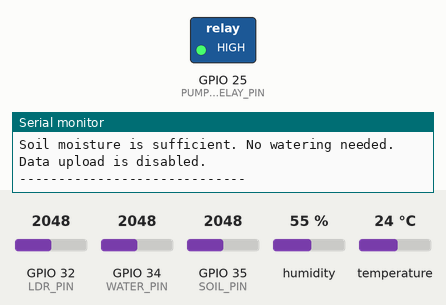
This program was run on a simulated ESP32. On the bench: switched loads named in the program (green lamp = pin HIGH), the last lines printed to the serial monitor. The inputs (shaded band) are chosen by the test bench; at power-on: GPIO 35 (SOIL_PIN) = 2048, humidity 55 %, GPIO 32 (LDR_PIN) = 2048, GPIO 34 (WATER_PIN) = 2048, temperature 24 °C. WiFi joins after 1.5 s; servers stay silent unless stated.

Above: at 3.5 s.
3.6 s: GPIO 35 (SOIL_PIN) set to 1273
9.2 s: GPIO 35 (SOIL_PIN) set to 1172
At 12.8 s:
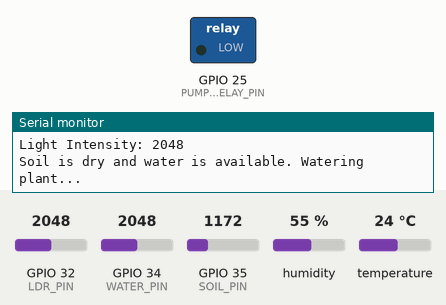
18.9 s: humidity set to 41 %
24.5 s: humidity set to 37 %
Timing chart, 0 to 34.0 s (numbered marks = the images above; inputs shaded):
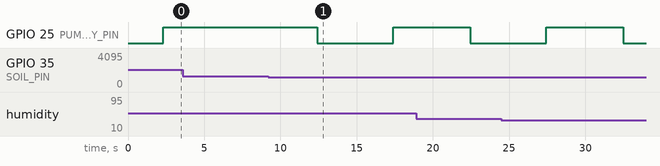

The program:

main.cpp
```cpp
#include <DHT.h>
#include <Adafruit_Sensor.h>
#include <WiFi.h>
#include <HTTPClient.h>

// Blynk
#define BLYNK_TEMPLATE_ID "TMPL6VZj-PXBq"
#define BLYNK_TEMPLATE_NAME "Plant Watering System"
#define BLYNK_AUTH_TOKEN "NbERJsrZtO8F_L2Ajs_dRpZF-pkbCUiC"

#include <BlynkSimpleEsp32.h>

// Pin Definitions
#define DHTPIN 33              // DHT11 pin
#define DHTTYPE DHT11          // DHT11 sensor type
#define SOIL_PIN 35            // Soil moisture analog pin
#define WATER_PIN 34           // Water sensor analog pin
#define LDR_PIN 32             // LDR module analog pin
#define PUMP_RELAY_PIN 25      // Water pump relay pin

// Threshold Values
#define WATER_LEVEL_THRESHOLD 50
#define SOIL_THRESHOLD 30 // Percent
#define LOW_LIGHT_THRESHOLD 1000
#define HIGH_TEMP_THRESHOLD 35
#define LOW_TEMP_THRESHOLD 10
#define LOW_HUMIDITY_THRESHOLD 40
#define HIGH_HUMIDITY_THRESHOLD 70

// Blynk
char auth[] = "NbERJsrZtO8F_L2Ajs_dRpZF-pkbCUiC";
char ssid[] = "Kaesenbangbang";
char pass[] = "1212312121";

// Google Sheets
bool uploadEnable = false;
unsigned long lastUploadTime = 0;
const unsigned long uploadInterval = 300000;

// DHT Sensor
DHT dht(DHTPIN, DHTTYPE);

void setup() {
  // Initialize Serial Monitor
  Serial.begin(115200);

  // analogSetAttenuation(ADC_11db);

  // Blynk and WiFi
  WiFi.begin(ssid,pass);
  while (WiFi.status() != WL_CONNECTED){
    delay(1000);
    Serial.println("Connecting to WiFi....");
  }
  Serial.println("Connected to WiFi");
  Blynk.begin(auth,ssid,pass);

  // Initialize DHT Sensor
  dht.begin();

  // Initialize Pump Relay
  pinMode(PUMP_RELAY_PIN, OUTPUT);
  digitalWrite(PUMP_RELAY_PIN, HIGH); // Pump is OFF
}

void loop() {

  Blynk.run();

  unsigned long currentTime = millis();

  if (Serial.available() > 0) {
    String command = Serial.readStringUntil('\n');
    if (command == "enable") {
      uploadEnable = true;
      Serial.println("Upload Enabled.");
    } else if (command == "C") {
      uploadEnable = false;
      Serial.println("Upload Disabled.");
    }
  }

  // Read DHT11 Sensor
  float temperature = dht.readTemperature();
  float humidity = dht.readHumidity();
  if (isnan(temperature) || isnan(humidity)) {
    Serial.println("Failed to read from DHT11 sensor!");
  } else {
    Serial.print("Temperature: ");
    Serial.print(temperature);
    Serial.println(" °C");
    Blynk.virtualWrite(V0, temperature);

    Serial.print("Humidity: ");
    Serial.print(humidity);
    Serial.println(" %");
    Blynk.virtualWrite(V1, humidity);

    // Temperature and Humidity Logic
    if (temperature > HIGH_TEMP_THRESHOLD) {
      Serial.println("Warning: High temperature detected. Ensure adequate watering and shading.");
    } else if (temperature < LOW_TEMP_THRESHOLD) {
      Serial.println("Warning: Low temperature detected. Protect the plant from cold.");
    }

    if (humidity < LOW_HUMIDITY_THRESHOLD) {
      Serial.println("Low humidity detected. Increase watering frequency.");
    } else if (humidity > HIGH_HUMIDITY_THRESHOLD) {
      Serial.println("High humidity detected. Reduce watering frequency.");
    }
  }
  // Read Soil Moisture Sensor
  int soilValue = analogRead(SOIL_PIN);
  int soilMoisturePercent = map(soilValue, 0, 4095, 0, 100);
  Serial.print("Soil Moisture: ");
  Serial.print(soilMoisturePercent);
  Serial.println("%");
  Blynk.virtualWrite(V2, soilMoisturePercent);

  // Read Water Sensor
  int waterValue = analogRead(WATER_PIN);
  Serial.println(waterValue);
  int waterValueNew = map(waterValue,0,2100,0,100);
  Serial.print("Water Level: ");
  Serial.println(waterValueNew);
  Blynk.virtualWrite(V3, waterValueNew);

    // Read LDR Sensor
  int ldrValue = analogRead(LDR_PIN);
  Serial.print("Light Intensity: ");
  Serial.println(ldrValue);
  Blynk.virtualWrite(V4, ldrValue);

  // Light Intensity Logic
  if (ldrValue < LOW_LIGHT_THRESHOLD) {
    Serial.println("Warning: Insufficient light for plant growth. Consider relocating the plant.");
  }

  // Soil Moisture and Water Level Logic
  if (soilMoisturePercent < SOIL_THRESHOLD && waterValueNew > WATER_LEVEL_THRESHOLD) {
    int wateringDuration = 5000; // Default watering duration

    // Adjust watering based on humidity
    if (humidity < LOW_HUMIDITY_THRESHOLD) {
      wateringDuration = 8000;
    } else if (humidity > HIGH_HUMIDITY_THRESHOLD) {
      wateringDuration = 3000;
    }

    Serial.println("Soil is dry and water is available. Watering plant...");
    digitalWrite(PUMP_RELAY_PIN, LOW); // Pump is ON
    delay(wateringDuration);
    digitalWrite(PUMP_RELAY_PIN, HIGH); // Pump is OFF
    Serial.println("Watering complete.");
  } else if (soilMoisturePercent >= SOIL_THRESHOLD) {
    Serial.println("Soil moisture is sufficient. No watering needed.");
  } else {
    Serial.println("Water level too low. Cannot water the plant.");
  }

  // Google Sheets
  if (uploadEnable) {
    if (currentTime - lastUploadTime >= uploadInterval) {
    if (WiFi.status() == WL_CONNECTED) {
        HTTPClient http;
        http.begin("YOUR_WEBHOOK_URL");
        http.addHeader("Content-Type", "application/json");
        String jsonPayload = String("{\"temperature\":") + temperature +
                            ",\"humidity\":" + humidity +
                            ",\"soil_moisture\":" + soilMoisturePercent +
                            ",\"light_intensity\":" + ldrValue +
                            ",\"water_level\":" + waterValue + "}";
        int httpResponseCode = http.POST(jsonPayload);
        if (httpResponseCode > 0) {
          Serial.println("Data sent successfully");
        } else {
          Serial.print("Error sending data: ");
          Serial.println(httpResponseCode);
        }
        http.end();
      }
    lastUploadTime = currentTime;
  }
  } else {
    Serial.println("Data upload is disabled.");
  }

  // Delay Between Loops
  Serial.println("-----------------------------");
  delay(5000);
}

BLYNK_WRITE(V5) {
  int buttonState = param.asInt();
  if (buttonState == 1) {
    Serial.println("Manual watering activated.");
    digitalWrite(PUMP_RELAY_PIN, LOW); // Pump is ON
  } else {
    Serial.println("Manual watering deactivated.");
    digitalWrite(PUMP_RELAY_PIN, HIGH); // Pump is OFF
  }
}
```

Measured:
- the behaviour switches between 1229 and 1228 on GPIO 35 (SOIL_PIN) (found by bisection; images 0 and 1)
- after the input at 9.2 s, GPIO 25 (PUMP_RELAY_PIN): HIGH → LOW after 3.2 s, → HIGH 5.0 s later
